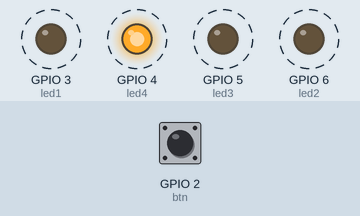
A sketch run on a simulated ESP8266 (NodeMCU). Parts: output pins drawn as LEDs (lit = HIGH). Dashed ring = blinking. The test bench sets the inputs (shaded band); at power-on: GPIO 2 (btn) LOW.

Above: at 0.1 s.
1.7 s: GPIO 2 (btn) pulled HIGH for 1 s
At 2.1 s:
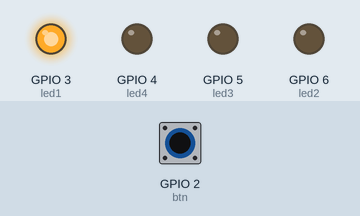
4.8 s: GPIO 2 (btn) pulled HIGH for 0.5 s
At 5.15 s:
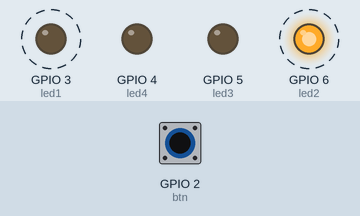
7.8 s: GPIO 2 (btn) pulled HIGH for 3.2 s
At 8.2 s:
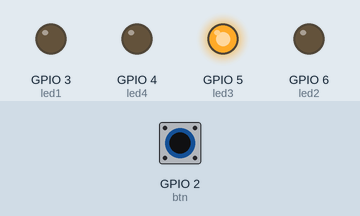
Timing chart, 0 to 18.5 s (numbered marks = the images above; inputs shaded):
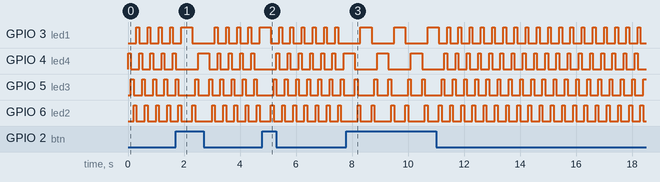

Measured:
- by itself, GPIO 3 (led1): repeats every 1.2 s: LOW 0.80 s, HIGH 0.40 s
- by itself, GPIO 5 (led3): repeats every 1.2 s: LOW 0.60 s, HIGH 0.10 s, LOW 0.40 s, HIGH 0.10 s

The sketch:

sketch_jan6a.ino
```cpp
#define led1 3
#define led2 6
#define led3 5
#define led4 4
#define btn 2
int flag = 1;

void setup() {
  pinMode(led1, OUTPUT);
  pinMode(led2, OUTPUT);
  pinMode(led3, OUTPUT);
  pinMode(led4, OUTPUT);

  pinMode(btn, INPUT);
  // put your setup code here, to run once:
}

void loop() {
  if (digitalRead(btn) == HIGH) {
    if (flag == 1) {
      flag = 2;
      delay(200);
    } else {
      flag = 1;
      delay(200);
    }
  }
  if (flag == 1) {
    digitalWrite(led1, LOW);
    digitalWrite(led4, HIGH);
    delay(100);

    digitalWrite(led4, LOW);
    digitalWrite(led3, HIGH);
    delay(100);

    digitalWrite(led3, LOW);
    digitalWrite(led2, HIGH);
    delay(100);

    digitalWrite(led2, LOW);
    digitalWrite(led1, HIGH);
    delay(100);
  } else {
    digitalWrite(led1, HIGH);
    digitalWrite(led4, LOW);
    delay(100);

    digitalWrite(led2, HIGH);
    digitalWrite(led1, LOW);
    delay(100);

    digitalWrite(led3, HIGH);
    digitalWrite(led2, LOW);
    delay(100);

    digitalWrite(led4, HIGH);
    digitalWrite(led3, LOW);
    delay(100);
  }
}
```
